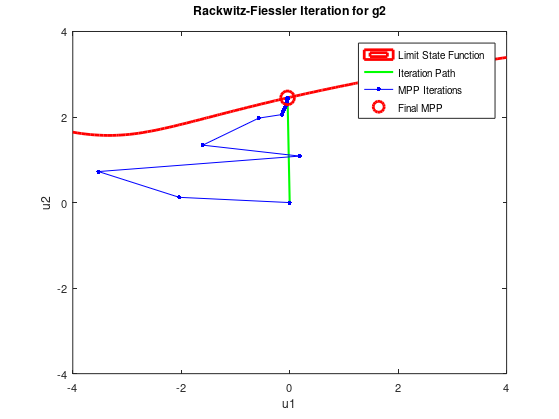

Recreate this plot in MATLAB.
function [pf, beta] = ExampleClass_nonlinear_FORM
clc;
close all;
clear all;

% Statistical properties of the random variables
mu1 = 10;
sigma1 = 3;
lambda = 1; % Rate parameter for exponential distribution

% Start in origin (initial guess in U-space)
u0 = [0; 0];
u = u0;
uall = u';

% Vectors of distribution parameters
s = [sigma1; lambda];
m = [mu1; 0]; % For exponential, we use 0 as it's not needed in transformation

% Finding the MPP (Most Probable Point)
for i = 1:100
    g = grad_g2(u, s, m); % Gradient of g2
    gtg = g' * g;
    gtu = g' * u;
    f = limitState_g2(u, s, m); % Limit state function g2
    lambda_step = (f - gtu) / gtg;
    v = g * (-lambda_step) - u;
    u = u + v;
    uall = [uall; u'];
    beta = sqrt(u' * u); % Reliability index
    
    % Check for convergence
    if norm(v) < 1e-6
        break;
    end
end

fprintf('\n\n******* Results FORM - HLRF *********');
fprintf('\nSafety Index beta = %f ', beta);
fprintf('\nProbability of failure pf = %e \n', normcdf(-beta));

% Backtransformation into original space:
x1s = sigma1 * u(1) + mu1;
x2s = -log(1 - normcdf(u(2))) / lambda;

fprintf('\nDesign Point in original space (x1*, x2*) = (%f, %f) ', x1s, x2s);
fprintf('\nLimit State Condition g(x1*, x2*) = %f \n', x1s^2 - x2s^3 + 23);

% Plot the limit state function in U-space
figure
[U1, U2] = meshgrid(linspace(-4, 4, 100), linspace(-4, 4, 100));
X1 = sigma1 * U1 + mu1;
X2 = -log(1 - normcdf(U2)) / lambda;
G = X1.^2 - X2.^3 + 23;

contour(U1, U2, G, [0 0], 'r', 'LineWidth', 2, 'DisplayName', 'Limit State Function')
hold on
plot([0 u(1)], [0 u(2)], 'g-', 'LineWidth', 1.5, 'DisplayName', 'Iteration Path');
plot(uall(:, 1), uall(:, 2), 'b.-', 'MarkerSize', 10, 'DisplayName', 'MPP Iterations');
plot(u(1), u(2), 'ro', 'MarkerSize', 10, 'LineWidth', 2, 'DisplayName', 'Final MPP');

% Set figure properties
set(gcf, 'Units', 'centimeters');
set(gcf, 'paperpositionmode', 'auto', 'PaperUnits', 'centimeters')
set(gcf, 'PaperSize', [29.7 / 2.0 23.0 / 2]);
set(gca, 'FontSize', 8);
xlabel('u1');
ylabel('u2');
title('Rackwitz-Fiessler Iteration for g2');
legend('show');


hold off

% X-space design point (already computed)
fprintf('\nMost Probable Failure Point (X-space) = (%f, %f)\n', x1s, x2s);
% U-space design point (after final iteration)
fprintf('\nMost Probable Failure Point (U-space) = (%f, %f)\n', u(1), u(2));

end

% Gradient of limit-state function
function grad_g2 = grad_g2(u, s, m)
    x1 = s(1) * u(1) + m(1);
    x2 = -log(1 - normcdf(u(2))) / s(2);
    
    dg_dx1 = 2 * x1;
    dg_dx2 = -3 * x2^2;
    
    dx1_du1 = s(1);
    dx2_du2 = 1 / (s(2) * normpdf(u(2)));
    
    grad_g2 = [dg_dx1 * dx1_du1; dg_dx2 * dx2_du2];
end

% Limit-state function g2 = X1^2 − X2^3 + 23
function ls_g2 = limitState_g2(u, s, m)
    x1 = s(1) * u(1) + m(1); % Transform from U-space to X-space
    x2 = -log(1 - normcdf(u(2))) / s(2); % Inverse CDF of exponential distribution
    ls_g2 = x1^2 - x2^3 + 23;
end